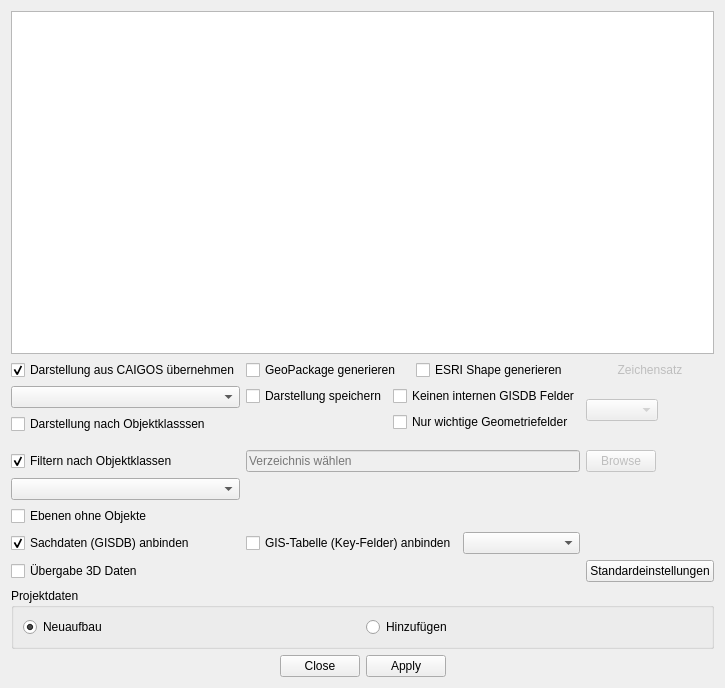
<?xml version="1.0" encoding="UTF-8"?>
<ui version="4.0">
 <class>cgImportDialogBase</class>
 <widget class="QDialog" name="cgImportDialogBase">
  <property name="geometry">
   <rect>
    <x>0</x>
    <y>0</y>
    <width>649</width>
    <height>688</height>
   </rect>
  </property>
  <property name="windowTitle">
   <string>...per Code</string>
  </property>
  <layout class="QVBoxLayout" name="verticalLayout">
   <item>
    <layout class="QVBoxLayout" name="Baum">
     <item>
      <widget class="QTreeWidget" name="twCaigosLayer">
       <property name="sizePolicy">
        <sizepolicy hsizetype="Expanding" vsizetype="Expanding">
         <horstretch>0</horstretch>
         <verstretch>0</verstretch>
        </sizepolicy>
       </property>
       <property name="minimumSize">
        <size>
         <width>200</width>
         <height>200</height>
        </size>
       </property>
       <attribute name="headerVisible">
        <bool>false</bool>
       </attribute>
       <column>
        <property name="text">
         <string notr="true">1</string>
        </property>
       </column>
      </widget>
     </item>
     <item>
      <layout class="QGridLayout" name="gridLayout">
       <item row="7" column="0">
        <widget class="QCheckBox" name="chkGISDB">
         <property name="sizePolicy">
          <sizepolicy hsizetype="Fixed" vsizetype="Fixed">
           <horstretch>0</horstretch>
           <verstretch>0</verstretch>
          </sizepolicy>
         </property>
         <property name="layoutDirection">
          <enum>Qt::LeftToRight</enum>
         </property>
         <property name="text">
          <string>Sachdaten (GISDB) anbinden</string>
         </property>
         <property name="checked">
          <bool>true</bool>
         </property>
        </widget>
       </item>
       <item row="10" column="1">
        <layout class="QHBoxLayout" name="horizontalLayout_2"/>
       </item>
       <item row="6" column="0">
        <widget class="QCheckBox" name="chkLeer">
         <property name="text">
          <string>Ebenen ohne Objekte</string>
         </property>
        </widget>
       </item>
       <item row="5" column="0">
        <widget class="QComboBox" name="cbObjKlasse">
         <property name="sizePolicy">
          <sizepolicy hsizetype="Expanding" vsizetype="Fixed">
           <horstretch>0</horstretch>
           <verstretch>0</verstretch>
          </sizepolicy>
         </property>
        </widget>
       </item>
       <item row="1" column="1">
        <layout class="QHBoxLayout" name="horizontalLayout_3">
         <item>
          <layout class="QHBoxLayout" name="horizontalLayout_5">
           <item>
            <widget class="QCheckBox" name="chkGPKGexp">
             <property name="text">
              <string>GeoPackage generieren</string>
             </property>
            </widget>
           </item>
          </layout>
         </item>
         <item>
          <widget class="QCheckBox" name="chkSHPexp">
           <property name="text">
            <string>ESRI Shape generieren</string>
           </property>
          </widget>
         </item>
        </layout>
       </item>
       <item row="1" column="0">
        <widget class="QCheckBox" name="chkDar">
         <property name="sizePolicy">
          <sizepolicy hsizetype="Fixed" vsizetype="Fixed">
           <horstretch>0</horstretch>
           <verstretch>0</verstretch>
          </sizepolicy>
         </property>
         <property name="layoutDirection">
          <enum>Qt::LeftToRight</enum>
         </property>
         <property name="text">
          <string>Darstellung aus CAIGOS übernehmen</string>
         </property>
         <property name="checked">
          <bool>true</bool>
         </property>
        </widget>
       </item>
       <item row="2" column="1">
        <layout class="QGridLayout" name="gridLayout_3">
         <item row="0" column="1">
          <widget class="QCheckBox" name="chkNoGISDBIntern">
           <property name="text">
            <string>Keinen internen GISDB Felder</string>
           </property>
          </widget>
         </item>
         <item row="0" column="0">
          <widget class="QCheckBox" name="chkSaveDar">
           <property name="text">
            <string>Darstellung speichern</string>
           </property>
          </widget>
         </item>
         <item row="1" column="1">
          <widget class="QCheckBox" name="chkOnlyDarField">
           <property name="text">
            <string>Nur wichtige Geometriefelder</string>
           </property>
          </widget>
         </item>
        </layout>
       </item>
       <item row="4" column="1">
        <widget class="QLineEdit" name="txtZielPfad">
         <property name="enabled">
          <bool>false</bool>
         </property>
         <property name="sizePolicy">
          <sizepolicy hsizetype="Expanding" vsizetype="Fixed">
           <horstretch>2</horstretch>
           <verstretch>0</verstretch>
          </sizepolicy>
         </property>
         <property name="locale">
          <locale language="English" country="UnitedKingdom"/>
         </property>
         <property name="placeholderText">
          <string>Verzeichnis wählen</string>
         </property>
        </widget>
       </item>
       <item row="1" column="2">
        <widget class="QLabel" name="lbCharSet">
         <property name="enabled">
          <bool>false</bool>
         </property>
         <property name="layoutDirection">
          <enum>Qt::LeftToRight</enum>
         </property>
         <property name="text">
          <string>Zeichensatz</string>
         </property>
         <property name="alignment">
          <set>Qt::AlignCenter</set>
         </property>
        </widget>
       </item>
       <item row="4" column="0">
        <widget class="QCheckBox" name="chkFiltObjKl">
         <property name="sizePolicy">
          <sizepolicy hsizetype="Fixed" vsizetype="Fixed">
           <horstretch>0</horstretch>
           <verstretch>0</verstretch>
          </sizepolicy>
         </property>
         <property name="layoutDirection">
          <enum>Qt::LeftToRight</enum>
         </property>
         <property name="text">
          <string>Filtern nach Objektklassen</string>
         </property>
         <property name="checked">
          <bool>true</bool>
         </property>
        </widget>
       </item>
       <item row="2" column="2">
        <widget class="QComboBox" name="cbCharSet">
         <property name="enabled">
          <bool>false</bool>
         </property>
         <property name="sizePolicy">
          <sizepolicy hsizetype="Fixed" vsizetype="Fixed">
           <horstretch>0</horstretch>
           <verstretch>0</verstretch>
          </sizepolicy>
         </property>
         <property name="statusTip">
          <string>Codepage wählen</string>
         </property>
        </widget>
       </item>
       <item row="10" column="0">
        <widget class="QCheckBox" name="chk3DDar">
         <property name="sizePolicy">
          <sizepolicy hsizetype="Fixed" vsizetype="Fixed">
           <horstretch>0</horstretch>
           <verstretch>0</verstretch>
          </sizepolicy>
         </property>
         <property name="layoutDirection">
          <enum>Qt::LeftToRight</enum>
         </property>
         <property name="text">
          <string>Übergabe 3D Daten</string>
         </property>
         <property name="checked">
          <bool>false</bool>
         </property>
        </widget>
       </item>
       <item row="2" column="0">
        <layout class="QGridLayout" name="gridLayout_3">
         <item row="0" column="0">
          <widget class="QComboBox" name="cbGruppe">
           <property name="sizePolicy">
            <sizepolicy hsizetype="Expanding" vsizetype="Fixed">
             <horstretch>0</horstretch>
             <verstretch>0</verstretch>
            </sizepolicy>
           </property>
          </widget>
         </item>
         <item row="1" column="0">
          <widget class="QCheckBox" name="chkDarObjKl">
           <property name="text">
            <string>Darstellung nach Objektklasssen</string>
           </property>
          </widget>
         </item>
        </layout>
       </item>
       <item row="4" column="2">
        <widget class="QPushButton" name="browseZielPfad">
         <property name="enabled">
          <bool>false</bool>
         </property>
         <property name="sizePolicy">
          <sizepolicy hsizetype="Fixed" vsizetype="Fixed">
           <horstretch>0</horstretch>
           <verstretch>0</verstretch>
          </sizepolicy>
         </property>
         <property name="maximumSize">
          <size>
           <width>70</width>
           <height>16777215</height>
          </size>
         </property>
         <property name="locale">
          <locale language="English" country="UnitedKingdom"/>
         </property>
         <property name="text">
          <string>Browse</string>
         </property>
        </widget>
       </item>
       <item row="3" column="0">
        <spacer name="verticalSpacer_3">
         <property name="orientation">
          <enum>Qt::Vertical</enum>
         </property>
         <property name="sizeType">
          <enum>QSizePolicy::Fixed</enum>
         </property>
         <property name="sizeHint" stdset="0">
          <size>
           <width>20</width>
           <height>10</height>
          </size>
         </property>
        </spacer>
       </item>
       <item row="7" column="1">
        <layout class="QGridLayout" name="gridLayout_4">
         <item row="0" column="1">
          <widget class="QComboBox" name="cbKeyTab"/>
         </item>
         <item row="0" column="0">
          <widget class="QCheckBox" name="chkKeyTab">
           <property name="text">
            <string>GIS-Tabelle (Key-Felder) anbinden</string>
           </property>
          </widget>
         </item>
        </layout>
       </item>
       <item row="10" column="2">
        <widget class="QPushButton" name="cmdReset">
         <property name="text">
          <string>Standardeinstellungen</string>
         </property>
        </widget>
       </item>
      </layout>
     </item>
     <item>
      <layout class="QVBoxLayout" name="verticalLayout_2"/>
     </item>
    </layout>
   </item>
   <item>
    <layout class="QVBoxLayout" name="Optionen">
     <item>
      <layout class="QGridLayout" name="gridLayout_2">
       <item row="0" column="0">
        <widget class="QGroupBox" name="grpBoxProjDat">
         <property name="title">
          <string>Projektdaten</string>
         </property>
         <layout class="QHBoxLayout" name="horizontalLayout">
          <item>
           <widget class="QRadioButton" name="rBNeu">
            <property name="text">
             <string>Neuaufbau</string>
            </property>
            <property name="checked">
             <bool>true</bool>
            </property>
           </widget>
          </item>
          <item>
           <widget class="QRadioButton" name="rBHinz">
            <property name="text">
             <string>Hinzufügen</string>
            </property>
           </widget>
          </item>
         </layout>
        </widget>
       </item>
      </layout>
     </item>
    </layout>
   </item>
   <item>
    <layout class="QVBoxLayout" name="Buttons">
     <item>
      <layout class="QHBoxLayout" name="horizontalLayout_4">
       <item>
        <widget class="QDialogButtonBox" name="button_box">
         <property name="sizePolicy">
          <sizepolicy hsizetype="Expanding" vsizetype="Fixed">
           <horstretch>0</horstretch>
           <verstretch>0</verstretch>
          </sizepolicy>
         </property>
         <property name="minimumSize">
          <size>
           <width>0</width>
           <height>0</height>
          </size>
         </property>
         <property name="orientation">
          <enum>Qt::Horizontal</enum>
         </property>
         <property name="standardButtons">
          <set>QDialogButtonBox::Apply|QDialogButtonBox::Close</set>
         </property>
         <property name="centerButtons">
          <bool>true</bool>
         </property>
        </widget>
       </item>
      </layout>
     </item>
    </layout>
   </item>
  </layout>
 </widget>
 <resources/>
 <connections>
  <connection>
   <sender>button_box</sender>
   <signal>rejected()</signal>
   <receiver>cgImportDialogBase</receiver>
   <slot>reject()</slot>
   <hints>
    <hint type="sourcelabel">
     <x>20</x>
     <y>20</y>
    </hint>
    <hint type="destinationlabel">
     <x>20</x>
     <y>20</y>
    </hint>
   </hints>
  </connection>
  <connection>
   <sender>button_box</sender>
   <signal>accepted()</signal>
   <receiver>cgImportDialogBase</receiver>
   <slot>accept()</slot>
   <hints>
    <hint type="sourcelabel">
     <x>20</x>
     <y>20</y>
    </hint>
    <hint type="destinationlabel">
     <x>20</x>
     <y>20</y>
    </hint>
   </hints>
  </connection>
 </connections>
</ui>
